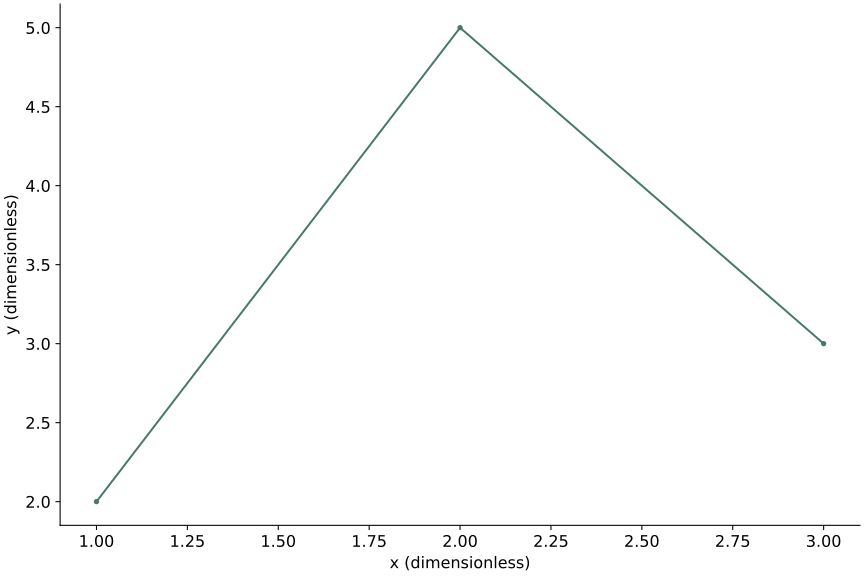

Write the Python code that produced this figure.
# Tuyan deterministic figure renderer v1; values are immutable source data.
import json
import math
import numpy as np
import matplotlib
matplotlib.use('Agg')
import matplotlib.pyplot as plt
from matplotlib.patches import Circle
from matplotlib.colors import ListedColormap, BoundaryNorm
d = json.loads("{\"type\":\"line\",\"rows\":[{\"x\":1,\"y\":2,\"size\":2},{\"x\":2,\"y\":5,\"size\":4},{\"x\":3,\"y\":3,\"size\":3}],\"units\":{\"value\":\"dimensionless\",\"x\":\"dimensionless\",\"y\":\"dimensionless\",\"size\":\"dimensionless\",\"low\":\"dimensionless\",\"high\":\"dimensionless\",\"start\":\"dimensionless\",\"end\":\"dimensionless\",\"effect\":\"dimensionless\",\"p\":\"dimensionless\",\"mean\":\"dimensionless\",\"fpr\":\"dimensionless\",\"tpr\":\"dimensionless\",\"recall\":\"dimensionless\",\"precision\":\"dimensionless\",\"predicted\":\"dimensionless\",\"observed\":\"dimensionless\",\"count\":\"dimensionless\",\"a\":\"dimensionless\",\"b\":\"dimensionless\",\"se\":\"dimensionless\",\"u\":\"dimensionless\",\"v\":\"dimensionless\",\"time\":\"dimensionless\",\"event\":\"dimensionless\"},\"options\":{\"bandwidth\":0.5,\"bins\":5,\"nullValue\":0,\"initialValue\":0,\"levels\":[0.5,1,1.5]},\"analysis\":{\"method\":\"pca\",\"description\":\"Synthetic precomputed QA values; not a statistical analysis of research data.\",\"pKind\":\"p\"},\"variants\":[],\"pixels\":1024,\"plotStyle\":{\"width\":9,\"height\":6,\"fontSize\":12}}")
r, kind, opt = d['rows'], d['type'], d['options']
plt.rcParams.update({'font.size':d['plotStyle']['fontSize']})
fig, ax = plt.subplots(figsize=(d['plotStyle']['width'], d['plotStyle']['height']), layout='constrained')
fig.set_facecolor('white')
fig._tuyan_target_pixels = d['pixels']
colors = ['#487968','#c58b53','#647da6','#a77592','#a5a659']
labels = [str(row.get('label',i+1)) for i,row in enumerate(r)]
unit = d['units']
def col(name):
    return np.array([row[name] for row in r], dtype=float)
def grouped():
    names = list(dict.fromkeys([str(row.get('group','Data')) for row in r]))
    return names, [np.array([row['value'] for row in r if str(row.get('group','Data')) == name], dtype=float) for name in names]
def density(values):
    # User-specified positive bandwidth; no concealed automatic inference.
    bw=float(opt['bandwidth'])
    grid=np.linspace(float(min(values))-3*bw,float(max(values))+3*bw,256)
    z=(grid[:,None]-values[None,:])/bw
    return grid,np.exp(-0.5*z*z).mean(axis=1)/(bw*math.sqrt(2*math.pi))
if kind in ['bar','dotplot','lollipop','forest']:
    y=np.arange(len(r)); values=col('value')
    if kind=='bar':
        bars=ax.barh(y,values,color=colors[0]); assert np.allclose([b.get_width() for b in bars],values)
    elif kind=='lollipop':
        ax.hlines(y,0,values,color=colors[0]); ax.scatter(values,y,color=colors[0])
    elif kind=='forest':
        ax.errorbar(values,y,xerr=np.vstack([values-col('low'),col('high')-values]),fmt='o',color=colors[0],capsize=3)
        ax.axvline(float(opt['nullValue']),color='#969e96',linestyle='--')
    else: ax.scatter(values,y,color=colors[0])
    ax.set_yticks(y,labels);ax.invert_yaxis();ax.set_xlabel(unit['value'])
elif kind in ['dumbbell','gantt']:
    y=np.arange(len(r));start,end=col('start'),col('end')
    if kind=='gantt': ax.barh(y,end-start,left=start,color=colors[0])
    else:
        ax.hlines(y,start,end,color='#9da99e');ax.scatter(start,y,label=opt.get('startLabel','Start'),color=colors[0]);ax.scatter(end,y,label=opt.get('endLabel','End'),color=colors[1]);ax.legend()
    ax.set_yticks(y,labels);ax.invert_yaxis();ax.set_xlabel(unit['start'])
elif kind=='waterfall':
    values=col('value');start=float(opt['initialValue'])+np.r_[0,np.cumsum(values)[:-1]]
    ax.bar(np.arange(len(r)),values,bottom=start,color=[colors[0] if v>=0 else colors[1] for v in values]);ax.set_xticks(np.arange(len(r)),labels,rotation=30);ax.set_ylabel(unit['value']);ax.axhline(0,color='#adb3a9')
elif kind=='histogram':
    values=col('value');counts,edges=np.histogram(values,bins=opt['bins'])
    assert int(counts.sum())==len(values)
    artists=ax.bar(edges[:-1],counts,width=np.diff(edges),align='edge',color=colors[0],edgecolor='white')
    assert np.allclose([p.get_height() for p in artists],counts)
    ax.set_xlabel(unit['value']);ax.set_ylabel('Count')
elif kind=='stripplot':
    names,groups=grouped()
    for i,values in enumerate(groups):ax.scatter(np.full(len(values),i),values,color=colors[i%len(colors)],s=22,alpha=.7)
    ax.set_xticks(np.arange(len(names)),names);ax.set_ylabel(unit['value'])
elif kind in ['boxplot','violin','raincloud','density','ridgeline']:
    names,groups=grouped()
    if kind=='boxplot': ax.boxplot(groups,whis=1.5,showfliers=True);ax.set_xticks(np.arange(len(names))+1,names);ax.set_ylabel(unit['value'])
    elif kind=='violin':
        # bw_method is explicit to avoid a hidden bandwidth choice.
        ax.violinplot(groups,showmeans=False,showmedians=True,bw_method=float(opt['bandwidth']));ax.set_xticks(np.arange(len(names))+1,names);ax.set_ylabel(unit['value'])
    else:
        for i,values in enumerate(groups):
            grid,pdf=density(values); color=colors[i%len(colors)]
            if kind=='density': ax.plot(grid,pdf,color=color,label=names[i])
            else:
                base=float(i);scale=0.65/max(pdf) if max(pdf)>0 else 1
                ax.fill_between(grid,base,base+pdf*scale,color=color,alpha=0.45)
                if kind=='raincloud':
                    ax.scatter(values,np.full(len(values),base-0.15),color=color,s=15)
                    ax.boxplot([values],positions=[base-0.35],vert=False,widths=.15,whis=1.5,manage_ticks=False)
        ax.set_xlabel(unit['value'])
        if kind=='density':ax.set_ylabel('Density');ax.legend()
        else:ax.set_yticks(np.arange(len(names)),names)
elif kind=='ecdf':
    values=np.sort(col('value')); p=np.arange(1,len(values)+1)/len(values)
    line=ax.step(values,p,where='post',color=colors[0])[0];assert np.allclose(line.get_ydata(),p)
    ax.set_xlabel(unit['value']);ax.set_ylabel('Cumulative proportion');ax.set_ylim(0,1)
elif kind in ['line','area','scatter','bubble','ordination','ma_plot','volcano','roc','pr_curve','calibration','bland_altman','funnel_meta']:
    xname,yname='x','y'
    if kind=='ma_plot':xname,yname='mean','effect'
    if kind=='roc':xname,yname='fpr','tpr'
    if kind=='pr_curve':xname,yname='recall','precision'
    if kind=='calibration':xname,yname='predicted','observed'
    if kind=='funnel_meta':xname,yname='effect','se'
    if kind=='volcano':x=col('effect');y=-np.log10(col('p'));xlabel='Effect ('+unit['effect']+')';ylabel='-log10('+d['analysis']['pKind']+')'
    elif kind=='bland_altman':
        a,b=col('a'),col('b');x=(a+b)/2;y=a-b;bias=np.mean(y);sd=np.std(y,ddof=1)
        for line,label in [(bias,'Mean difference'),(bias-1.96*sd,'Lower agreement limit'),(bias+1.96*sd,'Upper agreement limit')]:ax.axhline(line,color='#9a9f96',linestyle='--',label=label)
        ax.legend(fontsize=8);xlabel='Mean ('+unit['a']+')';ylabel='A - B ('+unit['a']+')'
    else:x,y=col(xname),col(yname);xlabel=xname+' ('+unit[xname]+')';ylabel=yname+' ('+unit[yname]+')'
    if kind in ['line','area','roc','pr_curve','calibration']:
        order=np.lexsort((y,x)) if kind=='roc' else np.argsort(x,kind='stable');x,y=x[order],y[order]
        artist=ax.plot(x,y,color=colors[0],marker='o',markersize=3)[0];assert np.allclose(artist.get_ydata(),y)
        if kind=='area':ax.fill_between(x,0,y,color=colors[0],alpha=.25)
    else:
        artist=ax.scatter(x,y,s=col('size')*float(opt.get('areaScale',20)) if kind=='bubble' else 26,color=colors[0]);assert np.allclose(artist.get_offsets(),np.column_stack([x,y]))
    ax.set_xlabel(xlabel);ax.set_ylabel(ylabel)
    if kind=='bubble':
        handles,legend_labels=artist.legend_elements(prop='sizes',num=3,func=lambda size:size/float(opt.get('areaScale',20)))
        ax.legend(handles,legend_labels,title='Area ('+unit['size']+')',fontsize=8)
    if kind in ['roc','calibration']:ax.plot([0,1],[0,1],linestyle='--',color='#adb3a9');ax.set_xlim(0,1);ax.set_ylim(0,1)
    if kind=='pr_curve':ax.set_xlim(0,1);ax.set_ylim(0,1)
    if kind=='funnel_meta':ax.invert_yaxis()
    if kind=='ordination':ax.text(.01,1.02,d['analysis']['method'].upper(),transform=ax.transAxes,fontsize=10)
elif kind in ['heatmap','adjacency_matrix','correlation_matrix','confusion_matrix','bubble_matrix','binary_matrix']:
    names_y=list(dict.fromkeys([str(row['row']) for row in r]));names_x=list(dict.fromkeys([str(row['column']) for row in r]))
    matrix=np.full((len(names_y),len(names_x)),np.nan)
    for row in r:matrix[names_y.index(str(row['row'])),names_x.index(str(row['column']))]=row['value']
    if kind=='bubble_matrix':
        for row in r:ax.scatter(names_x.index(str(row['column'])),names_y.index(str(row['row'])),s=row['value']*float(opt.get('areaScale',25)),color=colors[0])
        ax.invert_yaxis()
    elif kind=='binary_matrix':
        cmap=ListedColormap(['#f1f3ed','#487968']);cmap.set_bad('#b7b9b2')
        img=ax.pcolormesh(np.arange(len(names_x)+1)-.5,np.arange(len(names_y)+1)-.5,matrix,cmap=cmap,norm=BoundaryNorm([-.5,.5,1.5],2),shading='flat');ax.invert_yaxis();fig.colorbar(img,ax=ax,ticks=[0,1],label='0 absent / 1 present; grey missing')
        assert np.allclose(img.get_array(),matrix,equal_nan=True)
    else:
        img=ax.pcolormesh(np.arange(len(names_x)+1)-.5,np.arange(len(names_y)+1)-.5,matrix,cmap='RdBu_r' if kind=='correlation_matrix' else 'viridis',vmin=-1 if kind=='correlation_matrix' else None,vmax=1 if kind=='correlation_matrix' else None,shading='flat');ax.invert_yaxis();fig.colorbar(img,ax=ax,label=unit['value'])
        assert np.allclose(img.get_array(),matrix,equal_nan=True)
    ax.set_xticks(np.arange(len(names_x)),names_x,rotation=40,ha='right');ax.set_yticks(np.arange(len(names_y)),names_y)
    if kind=='confusion_matrix':ax.set_xlabel('Predicted class');ax.set_ylabel('True class')
elif kind=='pie':
    values=col('value');wedges,_=ax.pie(values,labels=labels,colors=colors,normalize=True)
    assert np.allclose([(w.theta2-w.theta1)/360 for w in wedges],values/sum(values),atol=1e-6)
elif kind=='rose':
    fig.delaxes(ax);ax=fig.add_subplot(111,projection='polar');values=col('value');theta=np.arange(len(r))*2*np.pi/len(r)
    ax.bar(theta,np.sqrt(values),width=2*np.pi/len(r),color=colors[0],edgecolor='white');ax.set_xticks(theta,labels);ax.set_ylabel('Radius = sqrt(value)')
elif kind in ['gene_track','protein_domain']:
    start,end=col('start'),col('end');ax.barh(np.arange(len(r)),end-start,left=start,color=colors[0]);ax.set_yticks(np.arange(len(r)),labels);ax.set_xlabel(unit['start']);ax.invert_yaxis()
elif kind=='vector_field':
    artist=ax.quiver(col('x'),col('y'),col('u'),col('v'),angles='xy',scale_units='xy',scale=1,color=colors[0]);ax.set_xlabel(unit['x']);ax.set_ylabel(unit['y']);ax.set_aspect('equal')
elif kind=='contour':
    xs=np.unique(col('x'));ys=np.unique(col('y'));z=np.full((len(ys),len(xs)),np.nan)
    for row in r:z[list(ys).index(row['y']),list(xs).index(row['x'])]=row['value']
    cs=ax.contour(xs,ys,z,levels=opt['levels'])
    for label in ax.clabel(cs,inline=False,fontsize=8):label.set_bbox({'facecolor':'white','edgecolor':'none','pad':1})
    ax.set_xlabel(unit['x']);ax.set_ylabel(unit['y'])
elif kind=='kaplan_meier':
    names=list(dict.fromkeys([str(row.get('group','Data')) for row in r]))
    for i,name in enumerate(names):
        data=[row for row in r if str(row.get('group','Data'))==name];times=sorted(set(row['time'] for row in data));xs=[0.];ys=[1.];s=1.
        for t in times:
            risk=sum(row['time']>=t for row in data);events=sum(row['time']==t and row['event']==1 for row in data)
            s=s*(1-events/risk);xs.append(t);ys.append(s)
            cens=sum(row['time']==t and row['event']==0 for row in data)
            if cens:ax.plot(t,s,marker='+',color=colors[i%len(colors)])
        ax.step(xs,ys,where='post',label=name,color=colors[i%len(colors)])
    ax.set_ylim(0,1.03);ax.set_ylabel('Survival probability (no CI estimated)');ax.set_xlabel(unit['time']);ax.legend()
elif kind in ['venn','upset']:
    names=[row['set'] for row in r];sets=[set(row['members']) for row in r];members=set().union(*sets);counts={}
    for item in members:
        mask=tuple(item in s for s in sets);counts[mask]=counts.get(mask,0)+1
    if kind=='venn':
        for x,color,name in [(0.4,colors[0],names[0]),(.65,colors[1],names[1])]:ax.add_patch(Circle((x,.5),.23,facecolor=color,alpha=.25));ax.text(x,.78,name,ha='center')
        for x,key in [(.29,(True,False)),(.525,(True,True)),(.76,(False,True))]:ax.text(x,.5,str(counts.get(key,0)),ha='center')
        ax.set_xlim(0,1.05);ax.set_ylim(0,1);ax.set_aspect('equal');ax.axis('off');ax.text(.5,.1,'Areas are schematic; labels show exact counts',ha='center',fontsize=8)
    else:
        masks=sorted(counts,key=lambda m:(-counts[m],m));ax.bar(np.arange(len(masks)),[counts[m] for m in masks],color=colors[0]);ax.set_xticks(np.arange(len(masks)),[' & '.join(names[i] for i,v in enumerate(m) if v) for m in masks],rotation=35,ha='right');ax.set_ylabel('Exclusive intersection size')
        # Membership matrix below bars is necessary to distinguish UpSet from a bar chart.
        matrix_ax=ax.inset_axes([0,-.48,1,.27]);matrix_ax.set_xlim(-.5,len(masks)-.5)
        for j,m in enumerate(masks):
            ys=[i for i,v in enumerate(m) if v];matrix_ax.plot([j]*len(ys),ys,color=colors[0]);matrix_ax.scatter([j]*len(names),np.arange(len(names)),color=[colors[0] if v else '#dde1d8' for v in m])
        matrix_ax.set_yticks(np.arange(len(names)),names);matrix_ax.set_xticks([]);matrix_ax.invert_yaxis()

checks={}
computed={}
def audit(name,actual,expected,atol=1e-8):
    a=np.asarray(actual,dtype=float);e=np.asarray(expected,dtype=float)
    assert a.shape==e.shape and np.allclose(a,e,rtol=1e-7,atol=atol,equal_nan=True), 'Numeric artist mismatch: '+name
    mask=np.isfinite(a)&np.isfinite(e)
    error=float(np.max(np.abs(a[mask]-e[mask]))) if np.any(mask) else 0.
    checks[name]={'count':int(a.size),'absoluteError':error,'passed':True}
if kind=='bar':audit('bar_widths',[p.get_width() for p in ax.patches],col('value'))
elif kind in ['dotplot','lollipop']:audit('point_values',ax.collections[-1].get_offsets()[:,0],col('value'))
elif kind=='forest':
    audit('point_estimates',ax.lines[0].get_xdata(),col('value'))
    audit('intervals',np.array(ax.collections[0].get_segments())[:,:,0],np.column_stack([col('low'),col('high')]))
elif kind=='dumbbell':
    audit('start_points',ax.collections[1].get_offsets()[:,0],col('start'));audit('end_points',ax.collections[2].get_offsets()[:,0],col('end'))
elif kind=='gantt':
    audit('interval_start',[p.get_x() for p in ax.patches],col('start'));audit('interval_width',[p.get_width() for p in ax.patches],col('end')-col('start'))
elif kind=='waterfall':
    audit('increments',[p.get_height() for p in ax.patches],col('value'));audit('cumulative_baselines',[p.get_y() for p in ax.patches],float(opt['initialValue'])+np.r_[0,np.cumsum(col('value'))[:-1]])
    computed['cumulativeValues']=(float(opt['initialValue'])+np.cumsum(col('value'))).tolist()
elif kind=='histogram':
    audit('bin_heights',[p.get_height() for p in ax.patches],counts);audit('total_count',[sum(p.get_height() for p in ax.patches)],[len(r)]);computed['binEdges']=edges.tolist();computed['binCounts']=counts.tolist()
elif kind=='stripplot':
    for i,values in enumerate(groups):audit('observations_'+str(i),ax.collections[i].get_offsets()[:,1],values)
elif kind=='boxplot':
    for i,values in enumerate(groups):audit('median_'+str(i),ax.lines[i*7+5].get_ydata(),[np.median(values)]*2)
elif kind=='violin':
    medians=ax.collections[-1].get_segments();audit('medians',[x[0,1] for x in medians],[np.median(v) for v in groups])
elif kind in ['density','ridgeline','raincloud']:
    computed['bandwidth']=float(opt['bandwidth']);computed['groupSizes']=[len(v) for v in groups]
    for i,values in enumerate(groups):
        grid,pdf=density(values)
        if kind=='density':audit('density_'+str(i),ax.lines[i].get_ydata(),pdf)
        else:
            top=np.column_stack([grid,i+pdf*(.65/max(pdf))]);bottom=np.column_stack([grid,np.full(len(grid),i)])
            expected=np.vstack([top[0],bottom,top[-1],top[::-1],top[0]])
            audit('density_polygon_'+str(i),ax.collections[i*(2 if kind=='raincloud' else 1)].get_paths()[0].vertices,expected)
        if kind=='raincloud':audit('observations_'+str(i),ax.collections[i*2+1].get_offsets()[:,0],values)
elif kind=='ecdf':
    audit('ecdf_sorted_values',ax.lines[0].get_xdata(),np.sort(col('value')));audit('ecdf_probability',ax.lines[0].get_ydata(),np.arange(1,len(r)+1)/len(r))
elif kind in ['line','area','roc','pr_curve','calibration']:audit('plotted_xy',np.column_stack([artist.get_xdata(),artist.get_ydata()]),np.column_stack([x,y]))
elif kind in ['scatter','bubble','ordination','ma_plot','volcano','bland_altman','funnel_meta']:
    audit('point_coordinates',artist.get_offsets(),np.column_stack([x,y]))
    if kind=='bubble':audit('marker_area',artist.get_sizes(),col('size')*float(opt.get('areaScale',20)))
    if kind=='volcano':computed['negativeLog10P']=y.tolist()
    if kind=='bland_altman':
        audit('agreement_limits',[ln.get_ydata()[0] for ln in ax.lines[:3]],[bias,bias-1.96*sd,bias+1.96*sd]);computed.update({'meanDifference':float(bias),'sampleSdDifference':float(sd),'limits':[float(bias-1.96*sd),float(bias+1.96*sd)]})
elif kind in ['heatmap','adjacency_matrix','correlation_matrix','confusion_matrix','binary_matrix']:audit('matrix_cells',img.get_array(),matrix);computed['missingCells']=int(np.isnan(matrix).sum())
elif kind=='bubble_matrix':audit('marker_areas',[c.get_sizes()[0] for c in ax.collections],col('value')*float(opt.get('areaScale',25)))
elif kind=='pie':audit('angular_proportions',[(w.theta2-w.theta1)/360 for w in wedges],col('value')/sum(col('value')),1e-6)
elif kind=='rose':audit('area_proportions',[p.get_height()**2 for p in ax.patches],col('value'))
elif kind=='vector_field':audit('vectors',np.column_stack([artist.U,artist.V]),np.column_stack([col('u'),col('v')]))
elif kind=='contour':
    audit('contour_levels',cs.levels,opt['levels'])
    for level,path in zip(cs.levels,cs.get_paths()):
        points=path.vertices
        if len(points)==0:continue
        assert np.all(points[:,0]>=xs[0]) and np.all(points[:,0]<=xs[-1]) and np.all(points[:,1]>=ys[0]) and np.all(points[:,1]<=ys[-1]), 'Contour outside data grid'
        ix=np.clip(np.searchsorted(xs,points[:,0],side='right')-1,0,len(xs)-2);iy=np.clip(np.searchsorted(ys,points[:,1],side='right')-1,0,len(ys)-2)
        tx=(points[:,0]-xs[ix])/(xs[ix+1]-xs[ix]);ty=(points[:,1]-ys[iy])/(ys[iy+1]-ys[iy])
        interpolated=(1-tx)*(1-ty)*z[iy,ix]+tx*(1-ty)*z[iy,ix+1]+(1-tx)*ty*z[iy+1,ix]+tx*ty*z[iy+1,ix+1]
        audit('contour_vertices_'+str(float(level)),interpolated,np.full(len(points),level))
    computed['gridShape']=list(z.shape)
elif kind=='kaplan_meier':
    survival_lines=[ln for ln in ax.lines if ln.get_drawstyle()=='steps-post']
    for i,name in enumerate(names):
        data=[row for row in r if str(row.get('group','Data'))==name];prob=1.;expected=[1.]
        for t in sorted(set(row['time'] for row in data)):
            prob*=1-sum(row['time']==t and row['event']==1 for row in data)/sum(row['time']>=t for row in data);expected.append(prob)
        audit('survival_'+str(i),survival_lines[i].get_ydata(),expected)
        computed[name]={'survival':expected}
elif kind=='venn':audit('intersection_labels',[float(t.get_text()) for t in ax.texts[2:5]],[counts.get((True,False),0),counts.get((True,True),0),counts.get((False,True),0)])
elif kind=='upset':audit('exclusive_intersections',[p.get_height() for p in ax.patches],[counts[m] for m in masks]);audit('union_size',[sum(p.get_height() for p in ax.patches)],[len(members)])
assert checks, 'Missing numeric audit for '+kind
fig._tuyan_validation={'typeId':kind,'checks':checks,'computations':computed,'analysis':d['analysis'],'suppliedFields':list(r[0]),'dataSourcePolicy':'User supplied values; artist checks do not establish source authenticity or study validity.'}

for collection in fig.findobj(matplotlib.collections.Collection):collection.set_rasterized(False)
for spine in ['top','right']:
    if spine in ax.spines: ax.spines[spine].set_visible(False)
